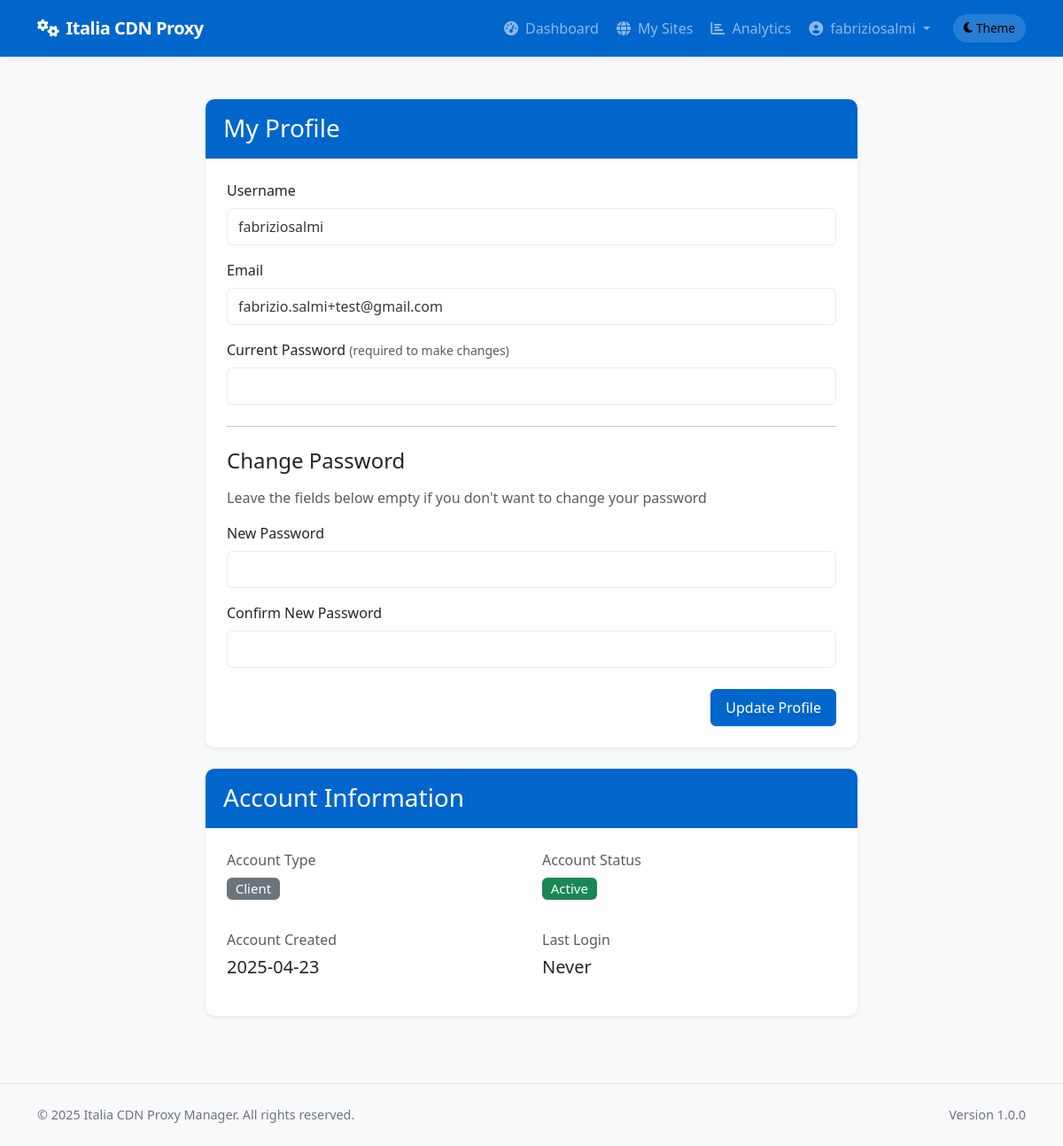
Page /auth/profile (signed in) on the committed database.
### app/models/models.py (models this page shows, shortened)
class User(db.Model, UserMixin):
    __tablename__ = 'users'
    id = db.Column(db.Integer, primary_key=True)
    username = db.Column(db.String(64), unique=True, index=True, nullable=False)
    email = db.Column(db.String(120), unique=True, index=True, nullable=False)
    password_hash = db.Column(db.String(128), nullable=False)
    role = db.Column(db.String(20), nullable=False, default='client')  # 'admin' or 'client'
    is_active = db.Column(db.Boolean, default=True)
    created_at = db.Column(db.DateTime, default=datetime.utcnow)
    last_login = db.Column(db.DateTime, nullable=True)
    sites = db.relationship('Site', backref='owner', lazy='dynamic')
    def is_admin(self):
        return self.role == 'admin'

### app/controllers/auth.py (the view, shortened to what this page needs)
@auth.route('/profile', methods=['GET', 'POST'])
@login_required
def profile():
    if request.method == 'GET':
        return render_template('auth/profile.html', user=current_user)

### app/models/__init__.py (called while the page is built)
@login_manager.user_loader
def load_user(user_id):
    return User.query.get(int(user_id))

### app/templates/auth/profile.html (shortened to what this page needs)
{% extends 'base.html' %}
{% block content %}
<div class="container py-4">
    <div class="row justify-content-center">
        <div class="col-lg-8">
            <div class="card shadow-sm mb-4">
                <div class="card-header bg-primary text-white">
                    <h3 class="card-title mb-0">My Profile</h3>
                </div>
                <div class="card-body">
                    <form method="POST" action="{{ url_for('auth.profile') }}">
                        <div class="mb-3">
                            <label for="username" class="form-label">Username</label>
                            <input type="text" class="form-control" id="username" name="username" value="{{ current_user.username }}" readonly>
                        </div>
                        <div class="mb-3">
                            <label for="email" class="form-label">Email</label>
                            <input type="email" class="form-control" id="email" name="email" value="{{ current_user.email }}" required>
                        </div>
                        <div class="mb-3">
                            <label for="current_password" class="form-label">Current Password <small class="text-muted">(required to make changes)</small></label>
                            <input type="password" class="form-control" id="current_password" name="current_password" required>
                        </div>
                        <hr class="my-4">
                        <h4 class="mb-3">Change Password</h4>
                        <p class="text-muted mb-3">Leave the fields below empty if you don't want to change your password</p>
                        <div class="mb-3">
                            <label for="new_password" class="form-label">New Password</label>
                            <input type="password" class="form-control" id="new_password" name="new_password">
                        </div>
                        <div class="mb-3">
                            <label for="confirm_password" class="form-label">Confirm New Password</label>
                            <input type="password" class="form-control" id="confirm_password" name="confirm_password">
                        </div>
                        <div class="d-grid gap-2 d-md-flex justify-content-md-end mt-4">
                            <button type="submit" class="btn btn-primary">Update Profile</button>
                        </div>
                    </form>
                </div>
            </div>
            <div class="card shadow-sm">
                <div class="card-header bg-primary text-white">
                    <h3 class="card-title mb-0">Account Information</h3>
                </div>
                <div class="card-body">
                    <div class="row mb-3">
                        <div class="col-md-6">
                            <p class="mb-1 text-muted">Account Type</p>
                            <p class="fs-5">
                                <span class="badge bg-{{ 'primary' if current_user.role == 'admin' else 'secondary' }}">
                                    {{ current_user.role|capitalize }}
                                </span>
                            </p>
                        </div>
                        <div class="col-md-6">
                            <p class="mb-1 text-muted">Account Status</p>
                            <p class="fs-5">
                                <span class="badge bg-{{ 'success' if current_user.is_active else 'danger' }}">
                                    {{ 'Active' if current_user.is_active else 'Inactive' }}
                                </span>
                            </p>
                        </div>
                    </div>
                    <div class="row">
                        <div class="col-md-6">
                            <p class="mb-1 text-muted">Account Created</p>
                            <p class="fs-5">{{ current_user.created_at.strftime('%Y-%m-%d') }}</p>
                        </div>
                        <div class="col-md-6">
                            <p class="mb-1 text-muted">Last Login</p>
                            <p class="fs-5">{{ current_user.last_login.strftime('%Y-%m-%d %H:%M') if current_user.last_login else 'Never' }}</p>
                        </div>
                    </div>
                </div>
            </div>
        </div>
    </div>
</div>
{% endblock %}

### app/templates/base.html (shortened to what this page needs)
<!DOCTYPE html>
<html lang="en" data-bs-theme="light">
<head>
    <link href="https://cdn.jsdelivr.net/npm/bootstrap@5.3.2/dist/css/bootstrap.min.css" rel="stylesheet">
    <link rel="stylesheet" href="https://cdnjs.cloudflare.com/ajax/libs/font-awesome/6.4.2/css/all.min.css">
    <link rel="stylesheet" href="{{ url_for('static', filename='css/main.css') }}">
</head>
<body>
    <header>
        <nav class="navbar navbar-expand-lg navbar-dark bg-primary">
            <div class="container">
                <a class="navbar-brand" href="/">
                    <i class="fas fa-cogs me-2"></i>Italia CDN Proxy
                </a>
                <div class="collapse navbar-collapse" id="navbarNav">
                    <ul class="navbar-nav ms-auto">
                        {% if current_user.is_authenticated %}
                            {% if current_user.is_admin() %}
                                <li class="nav-item">
                                    <a class="nav-link {% if request.endpoint == 'admin.dashboard' %}active{% endif %}" href="{{ url_for('admin.dashboard') }}">
                                        <i class="fas fa-tachometer-alt me-1"></i> Dashboard
                                    </a>
                                </li>
                                <li class="nav-item">
                                    <a class="nav-link {% if 'admin.list_users' in request.endpoint %}active{% endif %}" href="{{ url_for('admin.list_users') }}">
                                        <i class="fas fa-users me-1"></i> Users
                                    </a>
                                </li>
                                <li class="nav-item">
                                    <a class="nav-link {% if 'admin.list_nodes' in request.endpoint %}active{% endif %}" href="{{ url_for('admin.list_nodes') }}">
                                        <i class="fas fa-server me-1"></i> Nodes
                                    </a>
                                </li>
                                <li class="nav-item">
                                    <a class="nav-link {% if 'admin.list_sites' in request.endpoint %}active{% endif %}" href="{{ url_for('admin.list_sites') }}">
                                        <i class="fas fa-globe me-1"></i> Sites
                                    </a>
                                </li>
                                <li class="nav-item">
                                    <a class="nav-link {% if request.endpoint == 'admin.deployment_logs' %}active{% endif %}" href="{{ url_for('admin.deployment_logs') }}">
                                        <i class="fas fa-history me-1"></i> Logs
                                    </a>
                                </li>
                                <li class="nav-item dropdown">
                                    <a class="nav-link dropdown-toggle" href="#" id="adminToolsDropdown" role="button" data-bs-toggle="dropdown" aria-expanded="false">
                                        <i class="fas fa-tools me-1"></i> Tools
                                    </a>
                                    <ul class="dropdown-menu dropdown-menu-end" aria-labelledby="adminToolsDropdown">
                                        <li>
                                            <a class="dropdown-item" href="{{ url_for('admin.ssl_dashboard') }}">
                                                <i class="fas fa-shield-alt me-2"></i> SSL Dashboard
                                            </a>
                                        </li>
                                        <li>
                                            <a class="dropdown-item" href="{{ url_for('admin.system_logs') }}">
                                                <i class="fas fa-clipboard-list me-2"></i> System Logs
                                            </a>
                                        </li>
                                        <li>
                                            <a class="dropdown-item" href="{{ url_for('admin.analytics_dashboard') }}">
                                                <i class="fas fa-chart-line me-2"></i> Analytics
                                            </a>
                                        </li>
                                        <li><hr class="dropdown-divider"></li>
                                        <li>
                                            <a class="dropdown-item text-danger" href="{{ url_for('admin.system_reset') }}">
                                                <i class="fas fa-exclamation-triangle me-2"></i> System Reset
                                            </a>
                                        </li>
                                    </ul>
                                </li>
                            {% else %}
                                <li class="nav-item">
                                    <a class="nav-link {% if request.endpoint == 'client.dashboard' %}active{% endif %}" href="{{ url_for('client.dashboard') }}">
                                        <i class="fas fa-tachometer-alt me-1"></i> Dashboard
                                    </a>
                                </li>
                                <li class="nav-item">
                                    <a class="nav-link {% if 'client.list_sites' in request.endpoint %}active{% endif %}" href="{{ url_for('client.list_sites') }}">
                                        <i class="fas fa-globe me-1"></i> My Sites
                                    </a>
                                </li>
                                <li class="nav-item">
                                    <a class="nav-link {% if request.endpoint == 'client.analytics' %}active{% endif %}" href="{{ url_for('client.analytics') }}">
                                        <i class="fas fa-chart-bar me-1"></i> Analytics
                                    </a>
                                </li>
                            {% endif %}
                            <li class="nav-item dropdown">
                                <a class="nav-link dropdown-toggle" href="#" id="userDropdown" role="button" data-bs-toggle="dropdown" aria-expanded="false">
                                    <i class="fas fa-user-circle me-1"></i> {{ current_user.username }}
                                </a>
                            </li>
                        {% endif %}
                        <li class="nav-item d-flex align-items-center">
                            <button id="themeToggle" class="theme-toggle border-0" aria-label="Toggle theme">
                                <i class="fas fa-moon me-1"></i>
                                <span class="d-none d-md-inline">Theme</span>
                            </button>
                        </li>
                    </ul>
                </div>
            </div>
        </nav>
    </header>
    <main>
        {% block content %}{% endblock %}
    </main>
    <footer class="py-4 mt-auto border-top">
        <div class="container">
            <div class="row">
                <div class="col-md-6 text-center text-md-start">
                    <p class="mb-0">&copy; 2025 Italia CDN Proxy Manager. All rights reserved.</p>
                </div>
                <div class="col-md-6 text-center text-md-end">
                    <p class="mb-0">Version 1.0.0</p>
                </div>
            </div>
        </div>
    </footer>
</body>
</html>

### app/static/css/main.css (style rules this page uses)
:root { --primary-color: #0066CC; --primary-dark: #0052a3; --success-color: #198754; --info-color: #0dcaf0; --warning-color: #ffc107; --danger-color: #dc3545; --bg-color: #f8f9fa; --text-color: #343a40; --card-bg: #ffffff; --border-color: rgba(0, 0, 0, 0.075); --box-shadow-color: rgba(0, 0, 0, 0.05); --box-shadow-hover: rgba(0, 0, 0, 0.08); --table-stripe-bg: rgba(0, 0, 0, 0.02); --table-hover-bg: rgba(0, 102, 204, 0.03); --nav-hover-bg: rgba(255, 255, 255, 0.1); --input-focus-shadow: rgba(0, 102, 204, 0.25); --dropdown-hover-bg: rgba(0, 102, 204, 0.05); --footer-bg: #f8f9fa; --footer-text: #6c757d; --progress-bg: #e9ecef; }
body { min-height: 100vh; display: flex; flex-direction: column; background-color: var(--bg-color); color: var(--text-color); transition: background-color 0.3s ease, color 0.3s ease; }
main { flex: 1; padding: 1.5rem 0; }
.navbar-brand { font-weight: 700; letter-spacing: -0.5px; }
.navbar { box-shadow: 0 2px 10px var(--box-shadow-color); padding: 0.75rem 1rem; transition: box-shadow 0.3s ease; }
.nav-link { font-weight: 500; transition: all 0.2s ease; padding: 0.5rem 1rem; border-radius: 4px; margin: 0 0.125rem; }
.card { border-radius: 0.625rem; box-shadow: 0 4px 12px var(--box-shadow-color); border: none; margin-bottom: 1.75rem; overflow: hidden; transition: transform 0.2s, box-shadow 0.2s; background-color: var(--card-bg); }
.card-header { border-bottom: 1px solid var(--border-color); background-color: var(--card-bg); padding: 1rem 1.25rem; font-weight: 600; }
.card-body { padding: 1.5rem; }
.btn { border-radius: 0.375rem; padding: 0.5rem 1rem; font-weight: 500; transition: all 0.2s; }
.btn-primary { background-color: var(--primary-color); border-color: var(--primary-color); }
.bg-primary { background-color: var(--primary-color) !important; }
.badge { font-weight: 500; padding: 0.35em 0.65em; }
.form-control, .form-select { border-radius: 0.375rem; padding: 0.5rem 0.75rem; border-color: var(--border-color); background-color: var(--card-bg); color: var(--text-color); transition: border-color 0.3s ease, background-color 0.3s ease, color 0.3s ease; }
footer { font-size: 0.9rem; color: var(--footer-text); background-color: var(--footer-bg); transition: background-color 0.3s ease, color 0.3s ease; }
.theme-toggle { cursor: pointer; padding: 0.375rem 0.75rem; font-size: 0.85rem; display: flex; align-items: center; border-radius: 1.5rem; transition: all 0.3s ease; background-color: rgba(255, 255, 255, 0.15); margin-left: 1rem; }
[data-bs-theme="light"] .theme-toggle .fa-moon { display: inline-block; }

### rows in the picture
User: username "fabriziosalmi", email "fabrizio.salmi+test@gmail.com", role "Client", is_active "Active", created_at "2025-04-23", last_login "Never"
